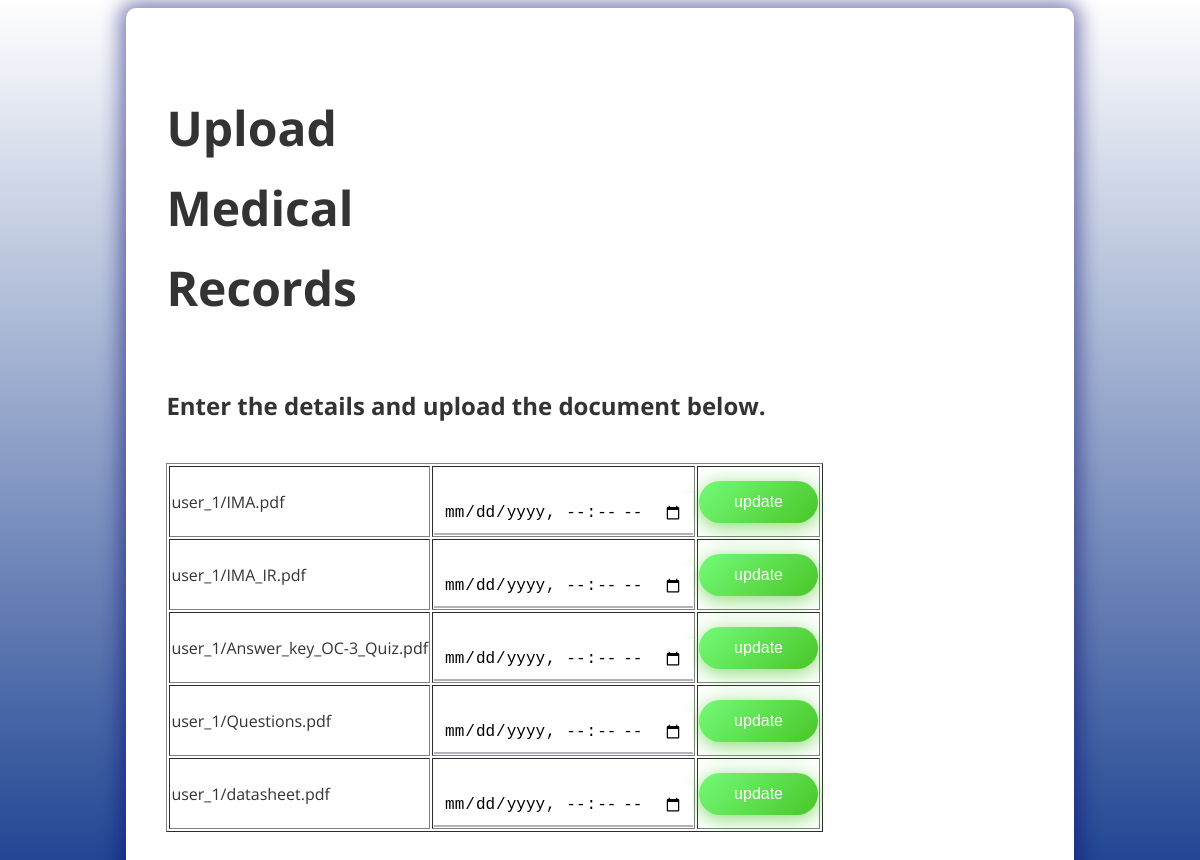
The page /req_doc/ on the database its author committed.
### app/models.py (models this page shows)
class Records(models.Model):
	id = models.IntegerField(primary_key=True, auto_created=True)
	patient = models.ForeignKey('patient', on_delete=models.CASCADE)
	doctor = models.ForeignKey('doctor', on_delete=models.CASCADE)
	document = models.FileField(upload_to = user_directory_path)
	time_limit = models.DateTimeField(null=True, blank=True)
	approval_doc = models.CharField(max_length=1, default="B") # Y or N or B B is blank # for the doctor
	approval_rec = models.CharField(max_length=1, default="B") # Y or N or B B is blank # for the record

### app/views.py (the view)
# urls.py: url(r'^req_doc/$', views.req_doc, name='req_doc'),
def req_doc(request):
    documents = Records.objects.all()
    return render(request, './req_doc.html', { 'documents': documents })

### app/templates/req_doc.html (shortened to what this page needs)
{% load static %}
<html lang="en">
  <head>
    <link
      href="https://maxcdn.bootstrapcdn.com/font-awesome/4.7.0/css/font-awesome.min.css"
      rel="stylesheet"
    />
    <link rel="stylesheet" href={% static "./style.css" %} />
  </head>
  <body>
    <div class="box-form">
      <div class="right">
        <h5>Upload</h5>
        <h5>Medical</h5>
        <h5>Records</h5>
        <div class="inputs">
          <h2>Enter the details and upload the document below.</h2>
          <br />
		  <table border ="1">
		  {% csrf_token %} {% for choice in documents%}
		  <tr>
            <form method ="POST" action="approvedoc/{{ choice.id}}/">
			<td>{{choice.document}}</td>
			<td><input type = "datetime-local" name="time" value="{{choice.time_limit}}" ></input></td>
			<td> {% csrf_token %}<button type="submit"href="approvedoc/{{ choice.id}}"> update</button></td>
			</form>
		</tr>
		{% endfor %}
		  </table>
        </div>
      </div>
    </div>
  </body>
</html>

### app/static/style.css (style rules this page uses)
body { background-image: linear-gradient( #ffffff,#1d4291 ); background-size: cover; background-repeat: no-repeat; background-attachment: fixed; font-family: "Open Sans", sans-serif; color: #333333; }
.box-form { margin: 0 auto; width: 80%; background: #FFFFFF; border-radius: 10px; overflow: hidden; display: flex; flex: 1 1 100%; align-items: stretch; justify-content: space-between; box-shadow: 0 0 20px 6px #090b6f85; }
.box-form div { height: auto; }
.box-form .right { padding: 40px; overflow: hidden; }
.box-form .right h5 { font-size: 4vmax; line-height: 0; }
.box-form .right .inputs { overflow: hidden; }
.box-form .right input { width: 100%; padding: 10px; margin-top: 25px; font-size: 16px; border: none; outline: none; border-bottom: 2px solid #B0B3B9; }
.box-form .right button { float: right; color: #fff; font-size: 16px; padding: 12px 35px; border-radius: 50px; display: inline-block; border: 0; outline: 0; box-shadow: 0px 4px 20px 0px #49c628a6; background-image: linear-gradient(135deg, #70F570 10%, #49C628 100%); }

### rows shown on the page
Records: document "user_1/IMA.pdf"
Records: document "user_1/IMA_IR.pdf"
Records: document "user_1/Answer_key_OC-3_Quiz.pdf"
Records: document "user_1/Questions.pdf"
Records: document "user_1/datasheet.pdf"
